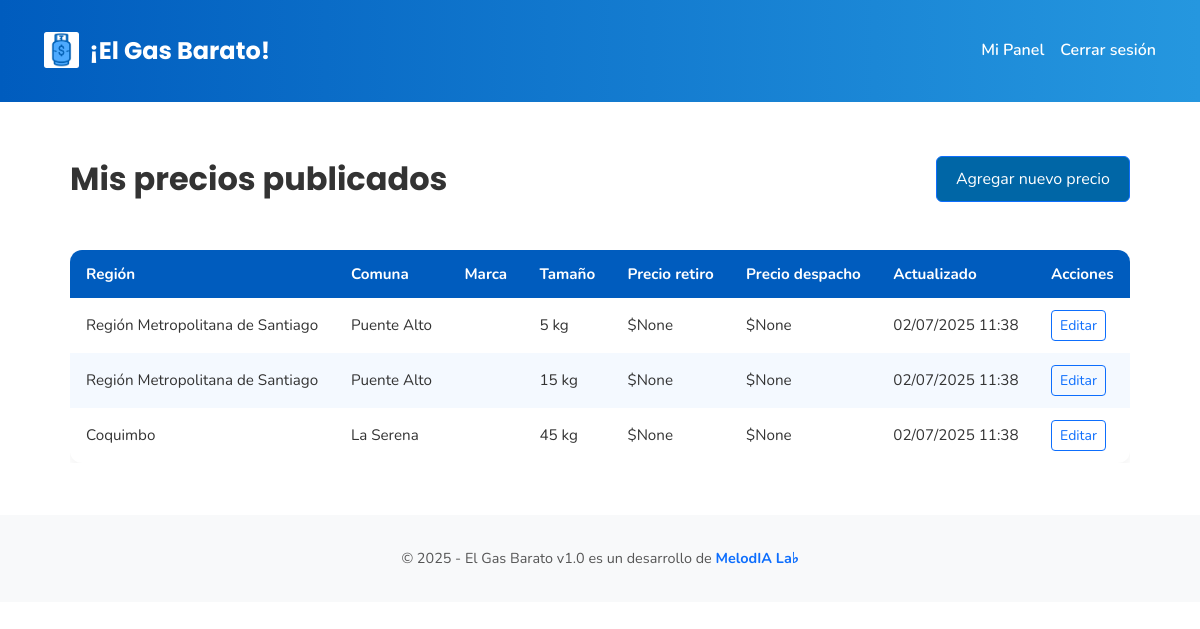
The page /panel/ (signed in) on the database its author committed.
### core/models.py (models this page shows, shortened)
class DistribuidorPrecio(models.Model):
    distribuidor = models.ForeignKey(User, on_delete=models.CASCADE)
    nombre = models.CharField(max_length=100, help_text="Nombre o alias visible del local")
    region = models.CharField(max_length=100)
    comuna = models.CharField(max_length=100)
    direccion = models.CharField(max_length=255, blank=True)
    latitud = models.FloatField(null=True, blank=True)
    longitud = models.FloatField(null=True, blank=True)
    url_mapa = models.URLField(blank=True)
    tamano_cilindro = models.IntegerField(choices=TAMANOS_CILINDRO)
    precio_retiro = models.PositiveIntegerField(null=True, blank=True)
    precio_despacho = models.PositiveIntegerField(null=True, blank=True)
    actualizado = models.DateTimeField(auto_now=True)

### core/views.py (the view)
# urls.py: path('panel/', panel_distribuidor, name='panel_distribuidor'),
@login_required
def panel_distribuidor(request):
    precios = DistribuidorPrecio.objects.filter(distribuidor=request.user)
    return render(request, 'core/panel_distribuidor.html', {'precios': precios})

### core/templatetags/custom_filters.py (called while the page is built)
@register.filter
def punto_miles(value):
    try:
        value = int(value)
        return f"{value:,}".replace(",", ".")
    except (ValueError, TypeError):
        return value

### core/templates/core/panel_distribuidor.html (shortened to what this page needs)
{% extends 'core/base.html' %}
{% load static %}
{% load humanize %}
{% load custom_filters %}
{% block content %}
<div class="d-flex justify-content-between align-items-center mb-4">
  <h2 class="mb-0">Mis precios publicados</h2>
  <a href="{% url 'agregar_precio' %}" class="btn btn-primary mt-4 mb-4">Agregar nuevo precio</a>
</div>
  {% if precios %}
    <div class="table-responsive mt-4">
      <table class="tabla-precios">
        <thead>
          <tr>
            <th>Región</th>
            <th>Comuna</th>
            <th>Marca</th>
            <th>Tamaño</th>
            <th>Precio retiro</th>
            <th>Precio despacho</th>
            <th>Actualizado</th>
            <th>Acciones</th>
          </tr>
        </thead>
        <tbody>
          {% for item in precios %}
          <tr>
            <td>{{ item.region }}</td>
            <td>{{ item.comuna }}</td>
            <td>{{ item.marca }}</td>
            <td>{{ item.tamano_cilindro }} kg</td>
            <td>${{ item.precio_retiro|punto_miles }}</td>
            <td>${{ item.precio_despacho|punto_miles }}</td>
            <td>{{ item.actualizado|date:"d/m/Y H:i" }}</td>
            <td>
              <a href="{% url 'editar_precio' item.pk %}" class="btn btn-sm btn-outline-primary">Editar</a>
            </td>
          </tr>
          {% endfor %}
        </tbody>
      </table>
    </div>
  {% else %}
    <p class="text-muted">No has publicado precios aún.</p>
  {% endif %}
{% endblock %}

### core/templates/core/base.html (shortened to what this page needs)
{% load static %}
<!DOCTYPE html>
<html lang="es">
<head>
    <link href="https://cdn.jsdelivr.net/npm/bootstrap@5.3.3/dist/css/bootstrap.min.css" rel="stylesheet">
    <link rel="stylesheet" href="{% static 'css/styles.css' %}">
</head>
<body>
<header class="custom-navbar">
  <div class="navbar-container">
    <div class="navbar-logo">
      <a href="{% url 'home' %}" class="navbar-brand">
        <img src="{% static 'img/logo-cilindro.png' %}" alt="Logo Gas">
        <span>¡El Gas Barato!</span>
      </a>
    </div>
    <nav class="navbar-links">
      <ul>
        {% if user.is_authenticated %}
          <li><a href="{% url 'panel_distribuidor' %}">Mi Panel</a></li>
          <li><a href="{% url 'logout' %}">Cerrar sesión</a></li>
        {% else %}
          <li><a href="{% url 'login' %}">Iniciar sesión</a></li>
          <li><a href="{% url 'registro' %}">Registrarse</a></li>
          <a class="nav-link" href="{% url 'como_funciona' %}">¿Cómo funciona?</a>
        {% endif %}
      </ul>
    </nav>
  </div>
</header>
    <main class="main-content">
        {% block content %}{% endblock %}
    </main>
    <footer class="footer">
        &copy; 2025 - El Gas Barato v1.0 es un desarrollo de
        <strong>
            <a href="https://www.melodialab.pro" target="_blank" class="text-decoration-none">
                MelodIA La♭
            </a>
    </footer>
</body>
</html>

### core/static/css/styles.css (style rules this page uses)
*, *::before, *::after { margin: 0; padding: 0; box-sizing: border-box; }
body { font-family: 'Nunito', sans-serif; font-weight: 400; line-height: 1.6; color: #333; background: linear-gradient(135deg, #e6f0ff, #fdfdff); background-image: url('/static/img/pattern.svg'); background-repeat: repeat; background-size: 300px 300px; }
h1, h2, h3, h4, h5, h6, .title, .brand-title { font-family: 'Poppins', sans-serif; font-weight: 700; }
header { background: linear-gradient(to right, #005cbe, #2597df); color: white; padding: 20px; text-align: unset; }
header a { color: white; text-decoration: none; }
main { max-width: 1100px; margin: 10px auto 0 auto; padding: 20px; }
.navbar-container { max-width: 1100px; margin: 0 auto; display: flex; justify-content: space-between; align-items: center; padding: 0 1rem; }
.navbar-logo a { font-family: 'Poppins', sans-serif; font-weight: 700; font-size: 1.5rem; color: white; text-decoration: none; }
.navbar-links ul { list-style: none; display: flex; gap: 1.5rem; margin: 0; padding: 0; }
.navbar-links a { color: #ffffff; text-decoration: none; font-weight: 500; transition: color 0.3s ease; }
.footer, footer { text-align: center; padding: 2rem 1rem; background-color: #f8f9fa; color: #555; font-size: 0.9rem; margin-top: 2rem; }
.tabla-precios { width: 100%; table-layout: auto; border-collapse: collapse; background-color: #fff; border-radius: 12px; overflow: hidden; box-shadow: 0 4px 10px rgba(0, 0, 0, 0.05); }
.tabla-precios th, .tabla-precios td { padding: 12px 16px; text-align: left; font-size: 0.95rem; }
.tabla-precios th { background-color: #005cbe; color: white; }
.tabla-precios tr:nth-child(even) { background-color: #f4f9ff; }
.btn-primary { background: #0066a6; color: white; padding: 0.6rem 1.2rem; border-radius: 6px; text-decoration: none; transition: background-color 0.2s ease; }
.table-responsive { width: 100%; }
.navbar-container { display: flex; justify-content: space-between; align-items: center; max-width: 1200px; margin: 0 auto; padding: 12px 24px; }
.navbar-logo img { height: 36px; margin-right: 10px; vertical-align: middle; margin-top: -2px; }
.navbar-logo span { font-family: 'Poppins', sans-serif; font-weight: bold; font-size: 1.5rem; color: white; }
.navbar-brand { display: flex; align-items: center; text-decoration: none; }
.navbar-links ul { list-style: none; margin: 0; padding: 0; display: flex; gap: 1rem; }
.navbar-links a { color: white; text-decoration: none; font-weight: 600; }

### rows shown on the page
DistribuidorPrecio: region "Región Metropolitana de Santiago", comuna "Puente Alto", tamano_cilindro "5", precio_retiro|punto_miles "None", precio_despacho|punto_miles "None", actualizado "02/07/2025 11:38"
DistribuidorPrecio: region "Región Metropolitana de Santiago", comuna "Puente Alto", tamano_cilindro "15", precio_retiro|punto_miles "None", precio_despacho|punto_miles "None", actualizado "02/07/2025 11:38"
DistribuidorPrecio: region "Coquimbo", comuna "La Serena", tamano_cilindro "45", precio_retiro|punto_miles "None", precio_despacho|punto_miles "None", actualizado "02/07/2025 11:38"
